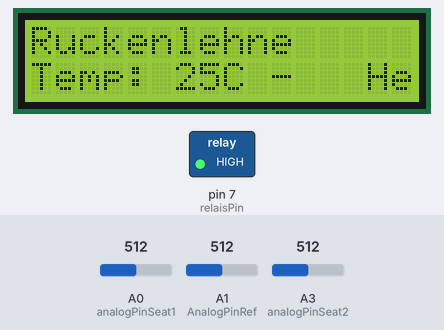
Bench run of a program on a simulated Arduino Uno, built with avr-gcc and run on an emulated ATmega328P. Shown: 16×2 character LCD, switched loads named in the program (green lamp = pin HIGH). The test bench sets the inputs (shaded band); at power-on: A1 (AnalogPinRef) = 512, A3 (analogPinSeat2) = 512, A0 (analogPinSeat1) = 512. What the program prints to the serial monitor is not drawn.

Above: at 3.5 s.
3.6 s: A1 (AnalogPinRef) set to 357
At 5.2 s:
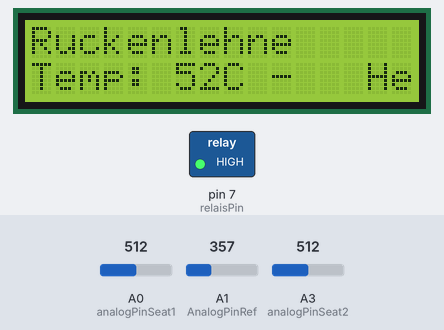
6.3 s: A1 (AnalogPinRef) set to 333
At 8.8 s:
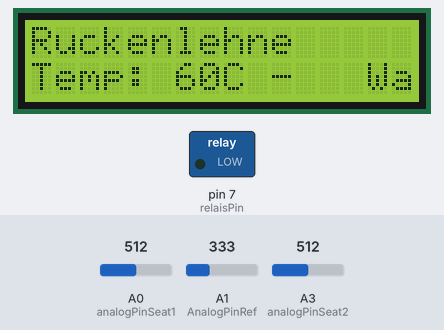
9.9 s: A3 (analogPinSeat2) set to 306
At 11.2 s:
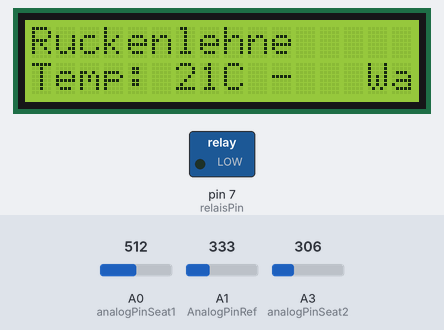
16.6 s: A3 (analogPinSeat2) set to 122
At 18.7 s:
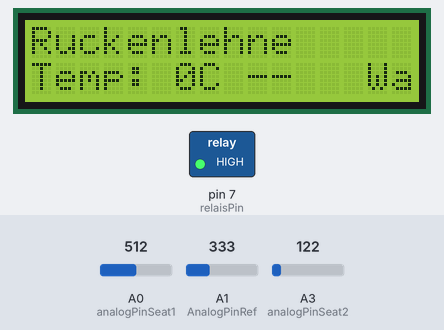
20.5 s: A1 (AnalogPinRef) set to 122
At 22.6 s:
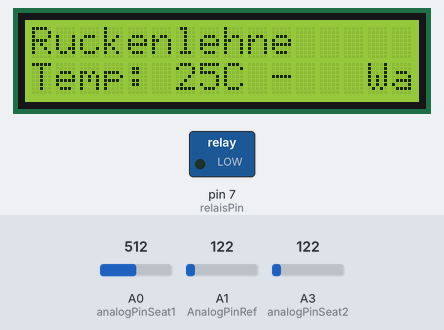
Timing chart, 0 to 23.8 s (numbered marks = the images above; inputs shaded):
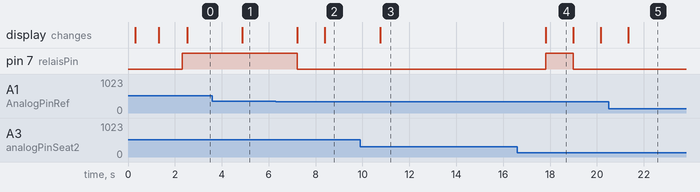

Measured:
- the behaviour switches between 346 and 345 on A1 (AnalogPinRef) (found by bisection; images 1 and 2)
- after the input at 3.6 s, the display: changes after 1.3 s (image 1)
- after the input at 6.3 s, pin 7 (relaisPin): HIGH → LOW after 0.92 s; the display: first changes after 0.92 s (image 2 shows a later state)
- after the input at 9.9 s, the display: changes after 0.85 s (image 3)
- after the input at 16.6 s, the display: changes after 1.2 s (image 4)
- after the input at 20.5 s, the display: changes after 0.84 s (image 5)
- what the display in image 4 shows lasts 1.2 s, from 17.8 s to 19.0 s

The program:

main.cpp
```cpp
#include <Arduino.h>
#include <Wire.h>
#include <LiquidCrystal_I2C.h>

// If you comment this line, the DPRINT & DPRINTLN lines are
#define DEBUG

#ifdef DEBUG // Macros are usually in all capital letters.
#define DPRINT(...) Serial.print(__VA_ARGS__) // DPRINT is a macro, debug print
#define DPRINTLN(...)                                                          \
    Serial.println(__VA_ARGS__) // DPRINTLN is a macro, debug print with new line
#else
#define DPRINT(...)   // now defines a blank line
#define DPRINTLN(...) // now defines a blank line
#endif

//#define SIMULATION
#ifdef SIMULATION
#define OVERWRITE(a,b) a = b;
#else
#define OVERWRITE(...)
#endif

/* Display settings */
const uint8_t Disp_I2C_Addr = 0x27;
const uint8_t Disp_Cols = 20;
const uint8_t Disp_Rows = 4;

/* Initialize the display */
LiquidCrystal_I2C lcd = LiquidCrystal_I2C(Disp_I2C_Addr, Disp_Cols, Disp_Rows);

/* ADC connected to connector 2
 * Reference voltage divider:
 * Two 10kOhm voltage divider
 * ADC reference: 5V
 * ADC = 1023 corresponds to 5V
 * Due to symmetric voltage divider, double the value for reference voltage */
const uint8_t AnalogPinRef = A1;

float readRefVoltage() {
    int val = analogRead(AnalogPinRef);
    return( (float)(2 * val * 5)/1023.0f);
}

const unsigned int arrSize = 13;
const int TempArr[arrSize] = {60, 55, 50, 45, 40, 35, 30, 25, 20, 15, 10, 5, 0};
const int ResArr[arrSize] = {2996, 3513, 4137, 4891, 5809, 6929, 8304, 10000, 12100, 14720, 18000, 22130, 27350};
/* Getter for 10kOhm NTC
 * 27.35 kOhm -> 0degC
 * 22.13 kOhm -> 5degC
 * 18.00 kOhm -> 10degC
 * 14.72 kOhm -> 15degC
 * 12.10 kOhm -> 20degC
 * 10.00 kOhm -> 25degC
 * 8.304 kOhm -> 30degC
 * 6.929 kOhm -> 35degC
 * 5.809 kOhm -> 40degC
 * 4.891 kOhm -> 45degC
 * 4.137 kOhm -> 50degC
 * 3.513 kOhm -> 55degC
 * 2.996 kOhm -> 60degC */


int convertTemp(int resNTC){
    DPRINT("convertTemp: resNTC is: ");
    DPRINT(resNTC);
    DPRINT("\n");

    if( resNTC <= ResArr[0])
        return TempArr[0];

    if( resNTC >= ResArr[12])
        return TempArr[12];

    for( int i = 0; i < 12; ++i ) {
        if (resNTC == ResArr[i])
            return TempArr[i];

        if( resNTC > ResArr[i] && resNTC < ResArr[i+1]) {
            float d = ( (float) (resNTC - ResArr[i])) / ((float) (ResArr[i+1]-ResArr[i]));
            return ( TempArr[i] + (int) (d*(TempArr[i+1]-TempArr[i])) );
        }
    }

    return(TempArr[12]);
}


/* Temperature seat 1
 * 10 kOhm NTC + Voltage Divider with 10kOhm, supplied by reference voltage
 * ADC reference: 5V
 * ADC = 1023 corresponds to 5V ADC
 * RNTC = 10 kOhm x (Uref/Uadc - 1)
 * Uadc = ADC/1023 x 5V
 * RNTC = 10.000 Ohm * (Uref*1023/ADC x 5V - 1)
 */
const int analogPinSeat1 = A0;

int readNTCSeat1(float uref) {
    int val = analogRead(analogPinSeat1);
    long tmp_res = (long) (10000.0f*(uref/val * 1023.0f / 5.0f - 1.0f));
    int res;
    if (tmp_res < -32768) {
        res = -32768;
    } else if (tmp_res > 32767) {
        res = 32767;
    } else {
        res = (int) tmp_res;
    }

    DPRINT("readNTCSeat1: val & uref & resNTC: ");
    DPRINT(val);
    DPRINT(" ");
    DPRINT(uref);
    DPRINT(" ");
    DPRINT(res);
    DPRINT("\n");

    return( res );
}

/* Temperature seat 2
 * 10 kOhm NTC + Voltage Divider with 10kOhm, supplied by reference voltage
 * ADC reference: 5V
 * ADC = 1023 corresponds to 5V ADC
 * RNTC = 10 kOhm x (Uref/Uadc - 1)
 * Uadc = ADC/1023 x 5V
 * RNTC = 10.000 Ohm * (Uref/(ADC/1023 x 5V) - 1)
 */
const int analogPinSeat2 = A3;

int readNTCSeat2(float uref) {
    int val = analogRead(analogPinSeat2);
    long tmp_res = (long) (10000.0f*(uref/val * 1023.0f / 5.0f - 1.0f));
    int res;
    if (tmp_res < -32768) {
        res = -32768;
    } else if (tmp_res > 32767) {
        res = 32767;
    } else {
        res = (int) tmp_res;
    }

    DPRINT("readNTCSeat2: val & uref & resNTC: ");
    DPRINT(val);
    DPRINT(" ");
    DPRINT(uref);
    DPRINT(" ");
    DPRINT(res);
    DPRINT("\n");


    return( res );
}

/* Variables for Heating
 */
bool stHeat = true;
bool stCoolDown = false;
uint32_t timer = 0UL;
/* Stop heating after 1200000ms = 1200s = 20min
 * Start heating again after 10000ms = 10s */
const uint32_t timer_heat = 1200000UL;
const uint32_t timer_cool = 10000UL;
const int relaisPin = 7;
const int maxTemp = 55;

ISR(TIMER0_COMPA_vect){    //This is the interrupt request
  timer++;
}

const int SerialSpeed = 9600;

void setup() {
    Serial.begin(SerialSpeed);

    /* LCD start backlight */
    lcd.init();
    lcd.backlight();
    delay(250);
    lcd.noBacklight();
    delay(1000);
    lcd.backlight();
    delay(1000);

    /* Start timer, interval 1ms */
    /* CTC - Clear Timer on CompareCTC - Clear Timer on Compare*/
    TCCR0A = 1<<WGM01;
    OCR0A = 0xF9;
    TIMSK0|=(1<<OCIE0A);   //Set the interrupt request
    sei(); //Enable interrupt

    TCCR0B|=(1<<CS01);    //Set the prescale 1/64 clock
    TCCR0B|=(1<<CS00);


    pinMode(analogPinSeat1, INPUT);
    pinMode(analogPinSeat2, INPUT);
    pinMode(AnalogPinRef, INPUT);
    pinMode(relaisPin, OUTPUT);
    digitalWrite(relaisPin, HIGH);
}

uint8_t skipClear = 0;
void updateDisplay(int tempRear, int tempSeat, bool stRear, bool stSeat) {
    OVERWRITE(tempRear, 10)
    OVERWRITE(tempSeat, 20)
    OVERWRITE(stRear, true)
    OVERWRITE(stSeat, false)

    if(skipClear == 0U) {
        lcd.clear();
    }
    skipClear = (skipClear + 1U) % 5;

    lcd.setCursor(0,0);
    lcd.print("Ruckenlehne");
    lcd.setCursor(0,1);
    lcd.print("Temp: ");
    lcd.print(tempRear);
    lcd.print("C -");
    lcd.setCursor(14,1);
    lcd.print(stRear ? "Heizen" : "Warten");

    lcd.setCursor(0,2);
    lcd.print("Sitzflache");
    lcd.setCursor(0,3);
    lcd.print("Temp: ");
    lcd.print(tempSeat);
    lcd.print("C -");
    lcd.setCursor(14,3);
    lcd.print(stSeat ? "Heizen" : "Warten");

    return;
}

long memCoolDown = 0UL;

void loop() {
    float uref = readRefVoltage();

    int ntc_seat1 = readNTCSeat1(uref);
    int ntc_seat2 = readNTCSeat2(uref);
    int temp_seat1 = convertTemp(ntc_seat1);
    int temp_seat2 = convertTemp(ntc_seat2);
    DPRINT("Main loop: ntc_seat1 / temp_seat1: ");
    DPRINT(ntc_seat1);
    DPRINT(" / ");
    DPRINT(temp_seat1);
    DPRINT("\n");
    updateDisplay(temp_seat1, temp_seat2, stHeat, stHeat);


    if( stHeat && timer > timer_heat ) {
        /* Stop heating until reset */
        stHeat = false;
        timer = 0UL;
        digitalWrite(relaisPin, stHeat);
    }

    if( stHeat && (temp_seat1 > maxTemp || temp_seat2 > maxTemp) ) {
        memCoolDown = timer;
        stHeat = false;
        stCoolDown = true;
        digitalWrite(relaisPin, stHeat);
    }

    if ( !stHeat && stCoolDown && timer > (memCoolDown + timer_cool) ) {
        /* Start heating again */
        stHeat = true;
        memCoolDown = 0UL;
        digitalWrite(relaisPin, stHeat);
    }
    delay(1000);
}
```
